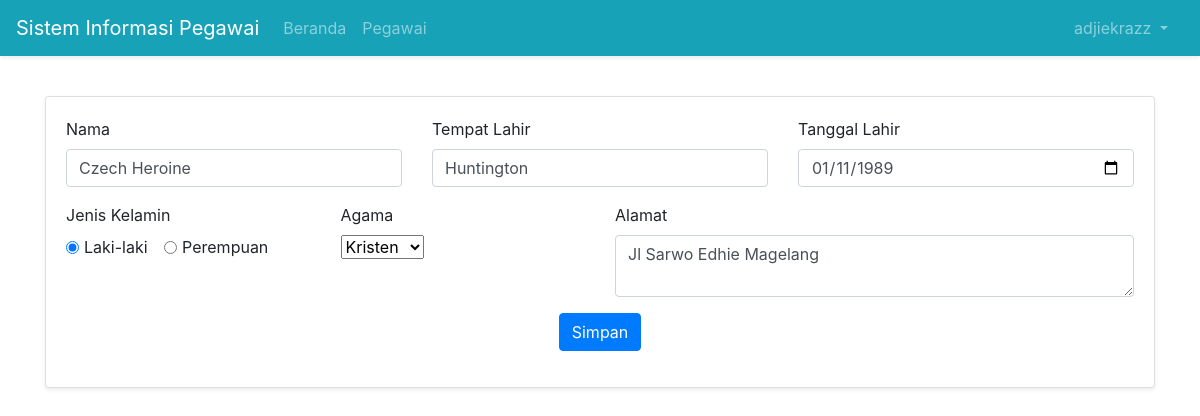
The page /index.php?page=Edit-Pegawai&id=8 (signed in) on the database its author committed.
### tables this page shows
CREATE TABLE `pegawai` (
  `id` int(11) NOT NULL,
  `nama` varchar(64) NOT NULL,
  `jenis_kelamin` enum('Laki-laki','Perempuan') NOT NULL,
  `tanggal_lahir` date NOT NULL,
  `tempat_lahir` varchar(64) NOT NULL,
  `agama` enum('Islam','Kristen','Katholik','Hindu','Budha','Lainnya') NOT NULL,
  `alamat` varchar(255) NOT NULL
);

### pages/form-edit.php (the view, shortened to what this page needs)
<?php
    $id = $_GET['id'];
    $sql = "SELECT * FROM pegawai WHERE id = $id";
    $query = mysqli_query($koneksi, $sql);
    $pegawai = mysqli_fetch_assoc($query);
?>
<form action="" method="post">
<div class="row">
        <div class="col-xs-12 col-md-4 form-group">
            <label for="nama">Nama</label>
            <input type="text" class="form-control" name="nama" value="<?= $pegawai['nama']?>">
        </div>
        <div class="col-xs-12 col-md-4 form-group">
            <label for="tempat_lahir">Tempat Lahir</label>
            <input type="text" class="form-control" name="tempat_lahir" value="<?= $pegawai['tempat_lahir']?>">
        </div>
        <div class="col-xs-12 col-md-4 form-group">
            <label for="tanggal_lahir">Tanggal Lahir</label>
            <input type="date" class="form-control" name="tanggal_lahir" value="<?= $pegawai['tanggal_lahir']?>">
        </div>
    </div>
    <div class="row">
        <div class="col-xs-12 col-md-3 form-group">
            <label for="jenis_kelamin">Jenis Kelamin</label><br>
            <div class="form-check-inline">
                <input class="form-check-input" type="radio" name="jenis_kelamin" value="Laki-laki" <?= $pegawai['jenis_kelamin'] === 'Laki-laki' ? 'checked' : '' ; ?>>
                <label class="form-check-label" for="jenis_kelamin">
                    Laki-laki
                </label>
            </div>
            <div class="form-check-inline">
                <input class="form-check-input" type="radio" name="jenis_kelamin" value="Perempuan" <?= $pegawai['jenis_kelamin'] === 'Perempuan' ? 'checked' : '' ; ?>>
                <label class="form-check-label" for="jenis_kelamin">
                    Perempuan
                </label>
            </div>
        </div>
        <div class="col-xs-12 col-md-3 form-group">
            <label for="agama">Agama</label><br>
            <select name="agama">
                <option value="Kristen" <?= $pegawai['agama'] === 'Kristen' ? 'selected' : '';?>>Kristen</option>
            </select>
        </div>
        <div class="col-xs-12 col-md-6 form-group">
            <label for="alamat">Alamat</label>
            <textarea name="alamat" class="form-control" rows="2"><?= $pegawai['alamat']; ?></textarea>
        </div>
    </div>
    <div class="row">
        <div class="col-md-12 form-group">
            <div class="text-center">
                <button type="submit" class="btn btn-primary" name="simpan">Simpan</button>
            </div>
        </div>
    </div>
</form>

### rows shown on the page
pegawai: nama "Czech Heroine", tempat_lahir "Huntington", tanggal_lahir "01/11/1989", jenis_kelamin "☑", agama "Kristen", alamat "Jl Sarwo Edhie Magelang"

### other values the page prints
$_SESSION['username'] "adjiekrazz"
